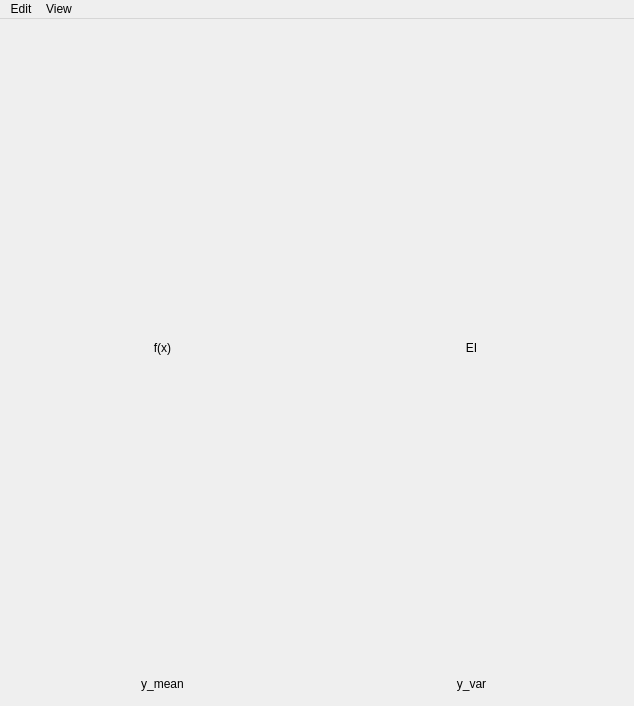
<?xml version="1.0" encoding="UTF-8"?>
<ui version="4.0">
 <class>MainWindow</class>
 <widget class="QMainWindow" name="MainWindow">
  <property name="geometry">
   <rect>
    <x>0</x>
    <y>0</y>
    <width>634</width>
    <height>706</height>
   </rect>
  </property>
  <property name="windowTitle">
   <string>MainWindow</string>
  </property>
  <widget class="QWidget" name="centralWidget">
   <layout class="QGridLayout" name="gridLayout">
    <item row="4" column="0">
     <widget class="QLabel" name="label_3">
      <property name="text">
       <string>y_mean</string>
      </property>
      <property name="alignment">
       <set>Qt::AlignCenter</set>
      </property>
     </widget>
    </item>
    <item row="0" column="0">
     <widget class="MainWidget" name="widget_y" native="true">
      <property name="minimumSize">
       <size>
        <width>300</width>
        <height>300</height>
       </size>
      </property>
     </widget>
    </item>
    <item row="1" column="1">
     <widget class="QLabel" name="label_2">
      <property name="text">
       <string>EI</string>
      </property>
      <property name="alignment">
       <set>Qt::AlignCenter</set>
      </property>
     </widget>
    </item>
    <item row="1" column="0">
     <widget class="QLabel" name="label">
      <property name="text">
       <string>f(x)</string>
      </property>
      <property name="alignment">
       <set>Qt::AlignCenter</set>
      </property>
     </widget>
    </item>
    <item row="4" column="1">
     <widget class="QLabel" name="label_4">
      <property name="text">
       <string>y_var</string>
      </property>
      <property name="alignment">
       <set>Qt::AlignCenter</set>
      </property>
     </widget>
    </item>
    <item row="0" column="1">
     <widget class="WidgetEI" name="widget_e" native="true">
      <property name="minimumSize">
       <size>
        <width>300</width>
        <height>300</height>
       </size>
      </property>
     </widget>
    </item>
    <item row="3" column="0">
     <widget class="WidgetMu" name="widget_m" native="true"/>
    </item>
    <item row="3" column="1">
     <widget class="WidgetSigma" name="widget_s" native="true">
      <property name="minimumSize">
       <size>
        <width>300</width>
        <height>300</height>
       </size>
      </property>
     </widget>
    </item>
   </layout>
  </widget>
  <widget class="QMenuBar" name="menuBar">
   <property name="geometry">
    <rect>
     <x>0</x>
     <y>0</y>
     <width>634</width>
     <height>22</height>
    </rect>
   </property>
   <widget class="QMenu" name="menuAdd">
    <property name="title">
     <string>Edit</string>
    </property>
    <addaction name="actionBatch_visualization"/>
    <addaction name="actionProceed_optimization"/>
    <addaction name="actionClear_all_data"/>
   </widget>
   <widget class="QMenu" name="menuView">
    <property name="title">
     <string>View</string>
    </property>
   </widget>
   <addaction name="menuAdd"/>
   <addaction name="menuView"/>
  </widget>
  <action name="actionBatch_visualization">
   <property name="text">
    <string>Batch visualization</string>
   </property>
  </action>
  <action name="actionProceed_optimization">
   <property name="text">
    <string>Proceed optimization</string>
   </property>
   <property name="shortcut">
    <string>Ctrl+Return</string>
   </property>
  </action>
  <action name="actionClear_all_data">
   <property name="text">
    <string>Clear all data</string>
   </property>
  </action>
 </widget>
 <layoutdefault spacing="6" margin="11"/>
 <customwidgets>
  <customwidget>
   <class>MainWidget</class>
   <extends>QWidget</extends>
   <header>mainwidget.h</header>
   <container>1</container>
  </customwidget>
  <customwidget>
   <class>WidgetSigma</class>
   <extends>QWidget</extends>
   <header>widgetsigma.h</header>
   <container>1</container>
  </customwidget>
  <customwidget>
   <class>WidgetMu</class>
   <extends>QWidget</extends>
   <header>widgetmu.h</header>
   <container>1</container>
  </customwidget>
  <customwidget>
   <class>WidgetEI</class>
   <extends>QWidget</extends>
   <header>widgetei.h</header>
   <container>1</container>
  </customwidget>
 </customwidgets>
 <resources/>
 <connections/>
</ui>
